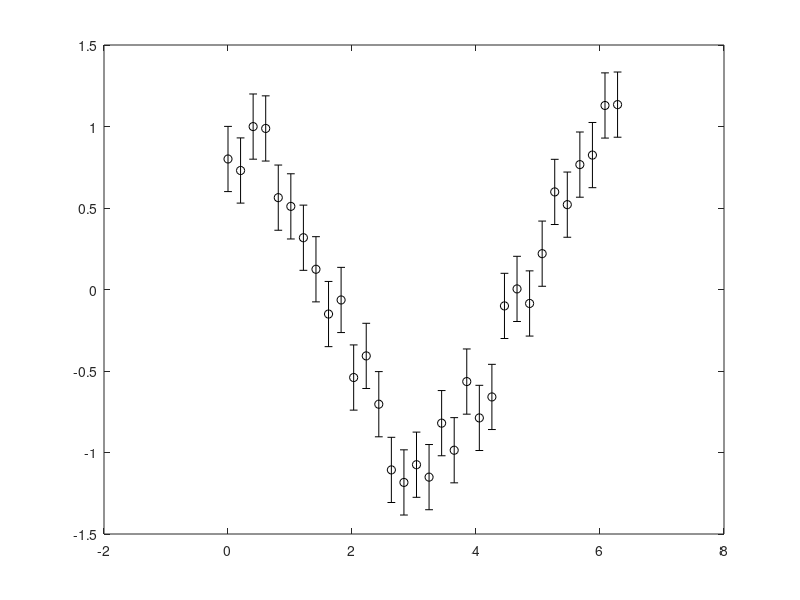

Recreate this plot in MATLAB. (Note: this script raises an error after producing the figure.)
% File: http://web.mit.edu/8.13/matlab/Examples/xyerrorbars.m
% Date: 02-Nov-04
% Author: I. Chuang <ichuang@mit.edu>
%
% Demonstrate matlab plotting with vertical and horizontal error bars.
% Uses herrorbar() from www.mathworks.com
%%%%%%%%%%%%%%%%%%%%%%%%%%%%%%%%%%%%%%%%%%%%%%
npts = 32;
xdat = linspace(0,2*pi,npts);
zdat = cos(xdat);
noise = (rand(1,npts)-0.5)/2;
ydat = zdat+noise;
errorbar(xdat,ydat,0.2*ones(1,npts),'ko');
hold on;
herrorbar(xdat,ydat,0.1*ones(1,npts),'ko');
plot(xdat,zdat,xdat,ydat,'go');
grid on;
title('Sample matlab file demonstrating vertical and horozintal error bars');